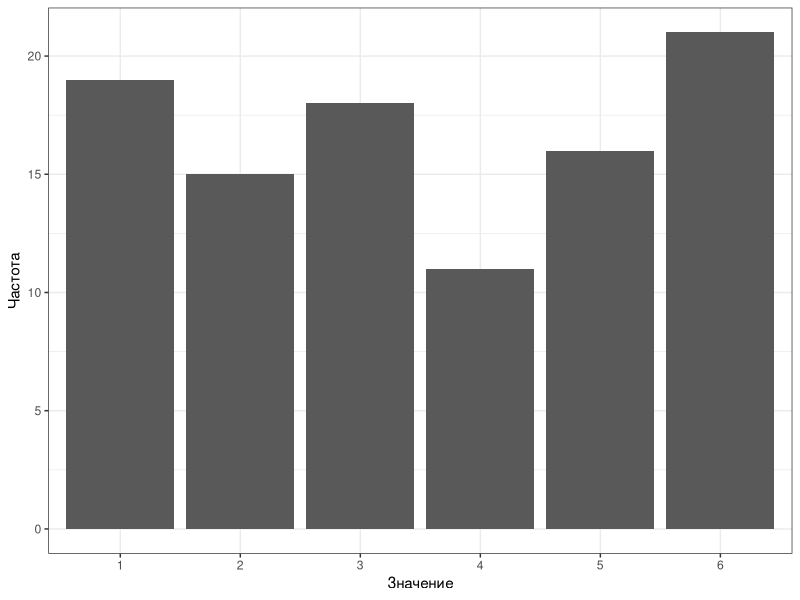
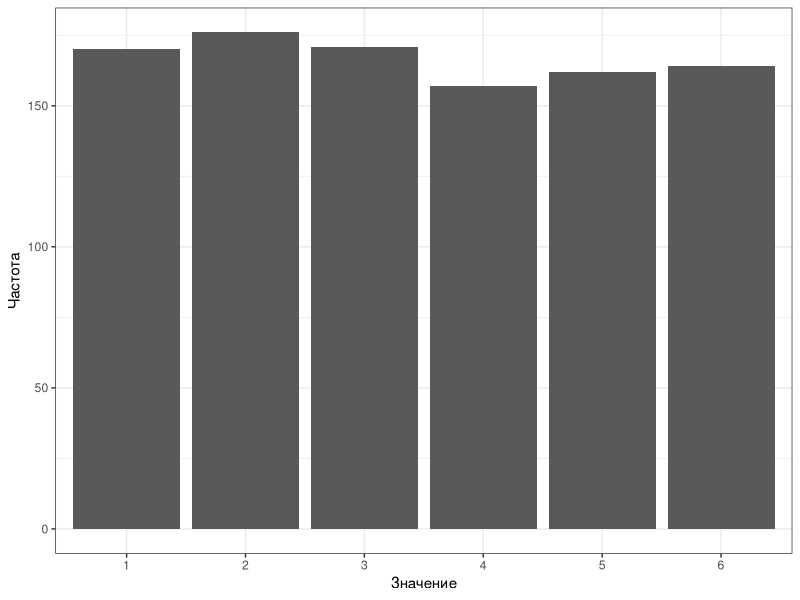
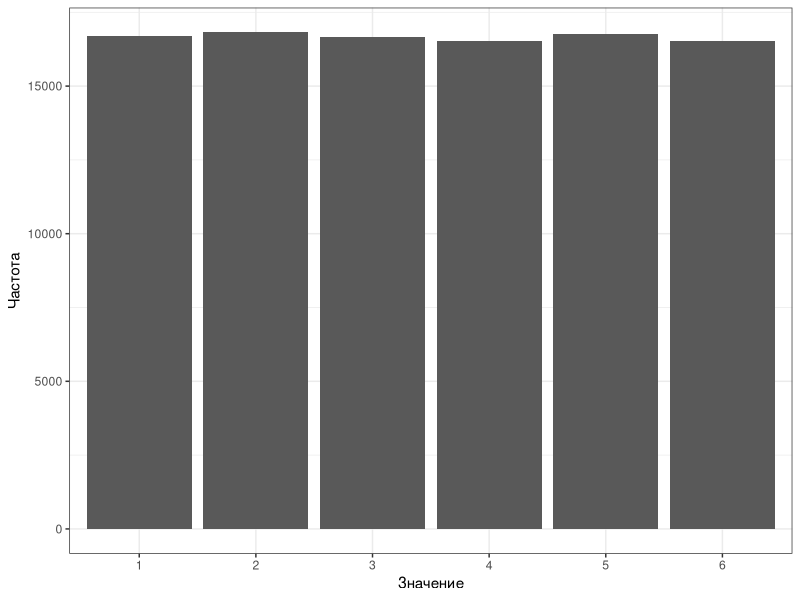
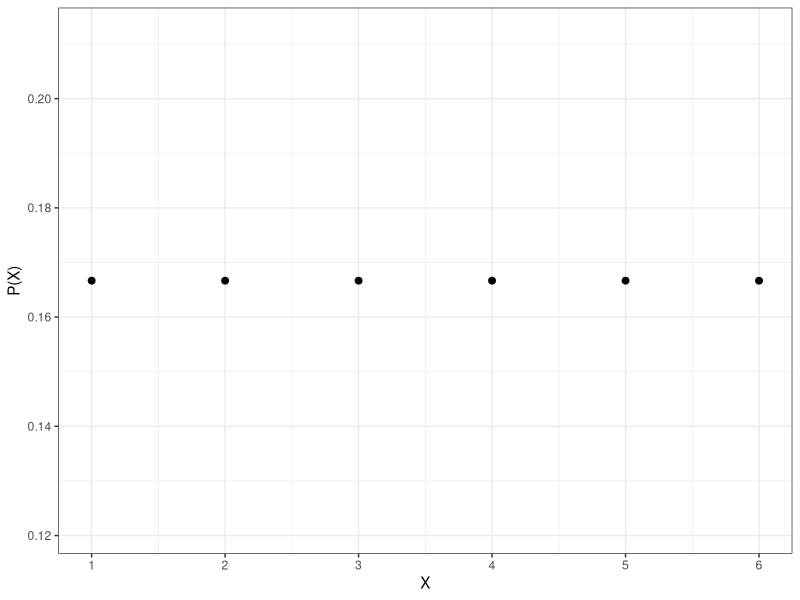
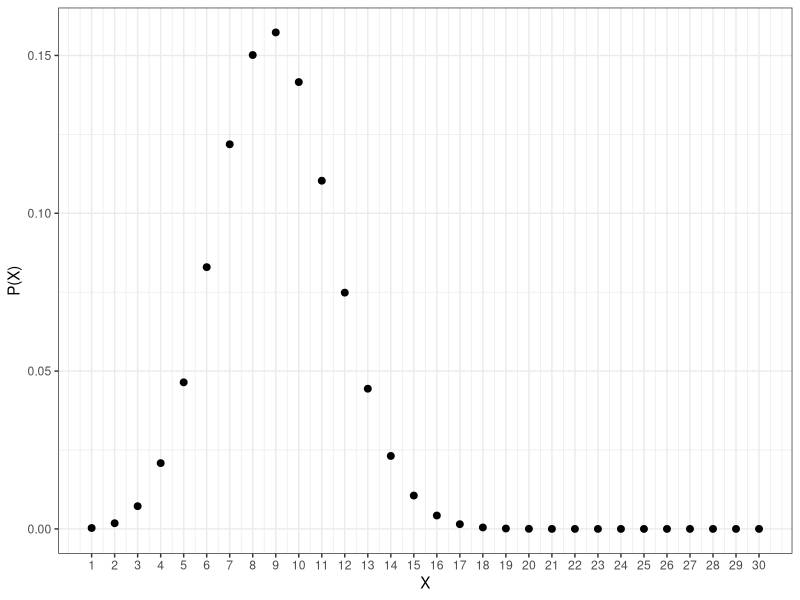
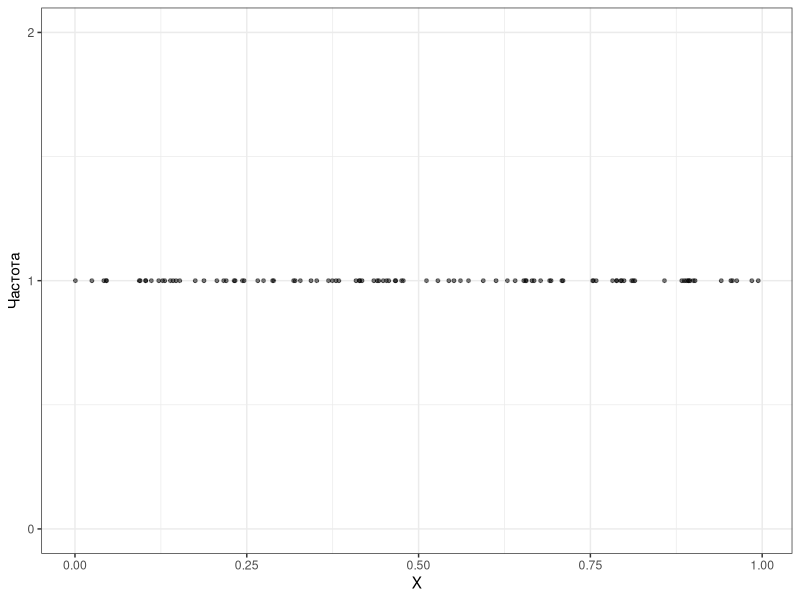
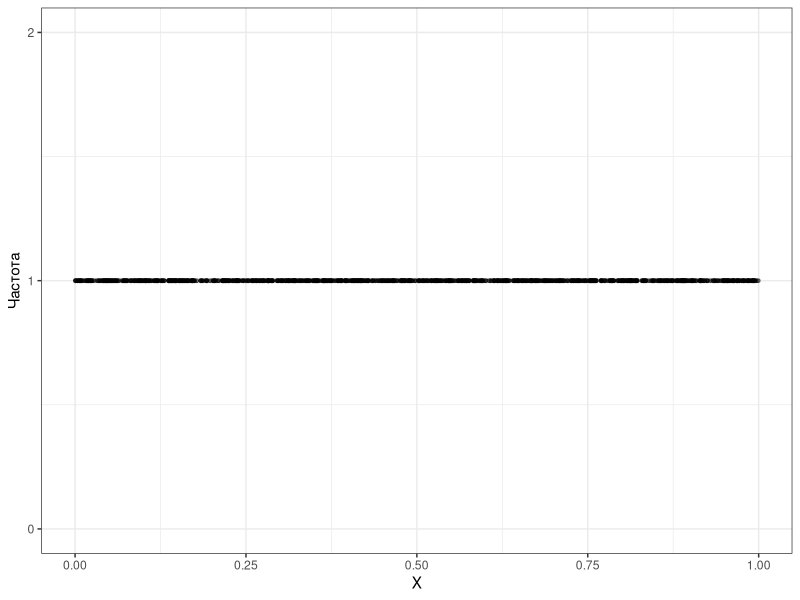
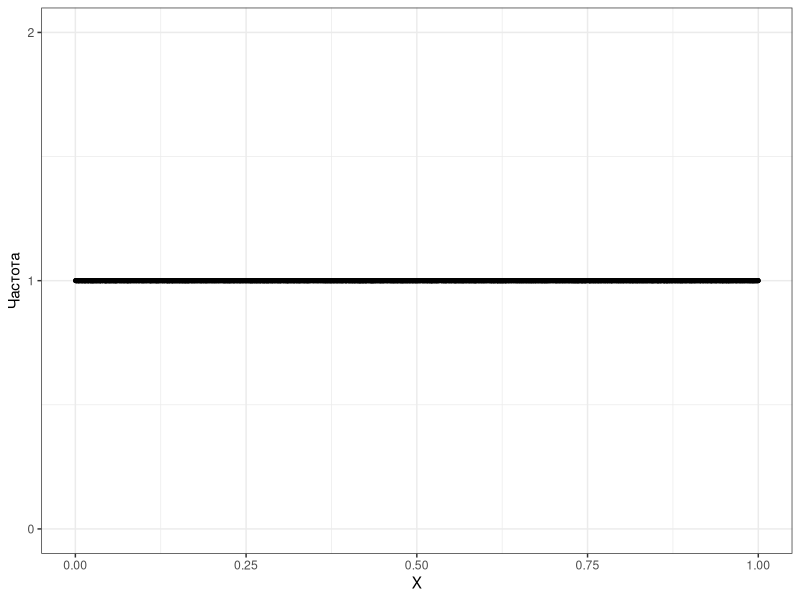

Write R code to recreate these figures, in order.
## ---- chunk 1
knitr::opts_chunk$set(echo = FALSE, eval = TRUE, warning = FALSE, message = FALSE, error = FALSE)
## ---- chunk 2
library(tidyverse)
theme_set(theme_bw())
## ---- chunk 3
set.seed(123)
sample(1:6, 100, replace = TRUE) %>% 
  table() %>% 
  as_tibble() %>% 
  rename("x" = ".") -> dice100

dice100 %>% 
  mutate(p = (n / 100) %>% round(3) %>% as.character(),
         n = n %>% as.character()) %>% 
  pivot_longer(cols = -x) %>% 
  pivot_wider(names_from = x,
              values_from = value) %>% 
  mutate(name = recode(name,
                       "n" = "Частота",
                       "p" = "Вероятность")) %>% 
  rename("Значение" = "name") %>% 
  knitr::kable()
## ---- chunk 4
dice100 %>% 
  ggplot(aes(x, n)) +
  geom_col() +
  labs(x = "Значение",
       y = "Частота")
## ---- chunk 5
set.seed(123)
sample(1:6, 1000, replace = TRUE) %>% 
  table() %>% 
  as_tibble() %>% 
  rename("x" = ".") -> dice1000

dice1000 %>% 
  mutate(p = (n / 1000) %>% round(3) %>% as.character(),
         n = n %>% as.character()) %>% 
  pivot_longer(cols = -x) %>% 
  pivot_wider(names_from = x,
              values_from = value) %>% 
  mutate(name = recode(name,
                       "n" = "Частота",
                       "p" = "Вероятность")) %>% 
  rename("Значение" = "name") %>% 
  knitr::kable()
## ---- chunk 6
dice1000 %>% 
  ggplot(aes(x, n)) +
  geom_col() +
  labs(x = "Значение",
       y = "Частота")
## ---- chunk 7
set.seed(123)
sample(1:6, 100000, replace = TRUE) %>% 
  table() %>% 
  as_tibble() %>% 
  rename("x" = ".") -> dice100000

dice100000 %>% 
  mutate(p = (n / 100000) %>% round(3) %>% as.character(),
         n = n %>% as.character()) %>% 
  pivot_longer(cols = -x) %>% 
  pivot_wider(names_from = x,
              values_from = value) %>% 
  mutate(name = recode(name,
                       "n" = "Частота",
                       "p" = "Вероятность")) %>% 
  rename("Значение" = "name") %>% 
  knitr::kable()
## ---- chunk 8
dice100000 %>% 
  ggplot(aes(x, n)) +
  geom_col() +
  labs(x = "Значение",
       y = "Частота")
## ---- chunk 9
tibble(x = 1:6,
       y = 1/6) %>% 
  ggplot(aes(x, y)) +
  geom_point(size = 2) +
  scale_x_continuous(breaks = 1:6) +
  labs(x = "X", y = "P(X)")
## ---- chunk 10
tibble(x = 1:30,
       y = dbinom(x, size = 30, prob = .3)) %>% 
  ggplot(aes(x, y)) +
  geom_point(size = 2) +
  scale_x_continuous(breaks = 1:30) +
  labs(x = "X", y = "P(X)")
## ---- chunk 11
set.seed(123)
tibble(x = runif(n = 100)) %>% 
  summarise(n = n(),
            .by = x) %>%
  ggplot(aes(x, n)) +
  geom_point(size = 1,
             alpha = .5) +
  scale_y_continuous(limits = c(0, 2),
                     breaks = 0:2) +
  labs(x = "X", y = "Частота")
## ---- chunk 12
set.seed(123)
tibble(x = runif(n = 1000)) %>% 
  summarise(n = n(),
            .by = x) %>%
  ggplot(aes(x, n)) +
  geom_point(size = 1,
             alpha = .5) +
  scale_y_continuous(limits = c(0, 2),
                     breaks = 0:2) +
  labs(x = "X", y = "Частота")
## ---- chunk 13
set.seed(123)
tibble(x = runif(n = 10000)) %>% 
  summarise(n = n(),
            .by = x) %>%
  ggplot(aes(x, n)) +
  geom_point(size = 1,
             alpha = .5) +
  scale_y_continuous(limits = c(0, 2),
                     breaks = 0:2) +
  labs(x = "X", y = "Частота")
